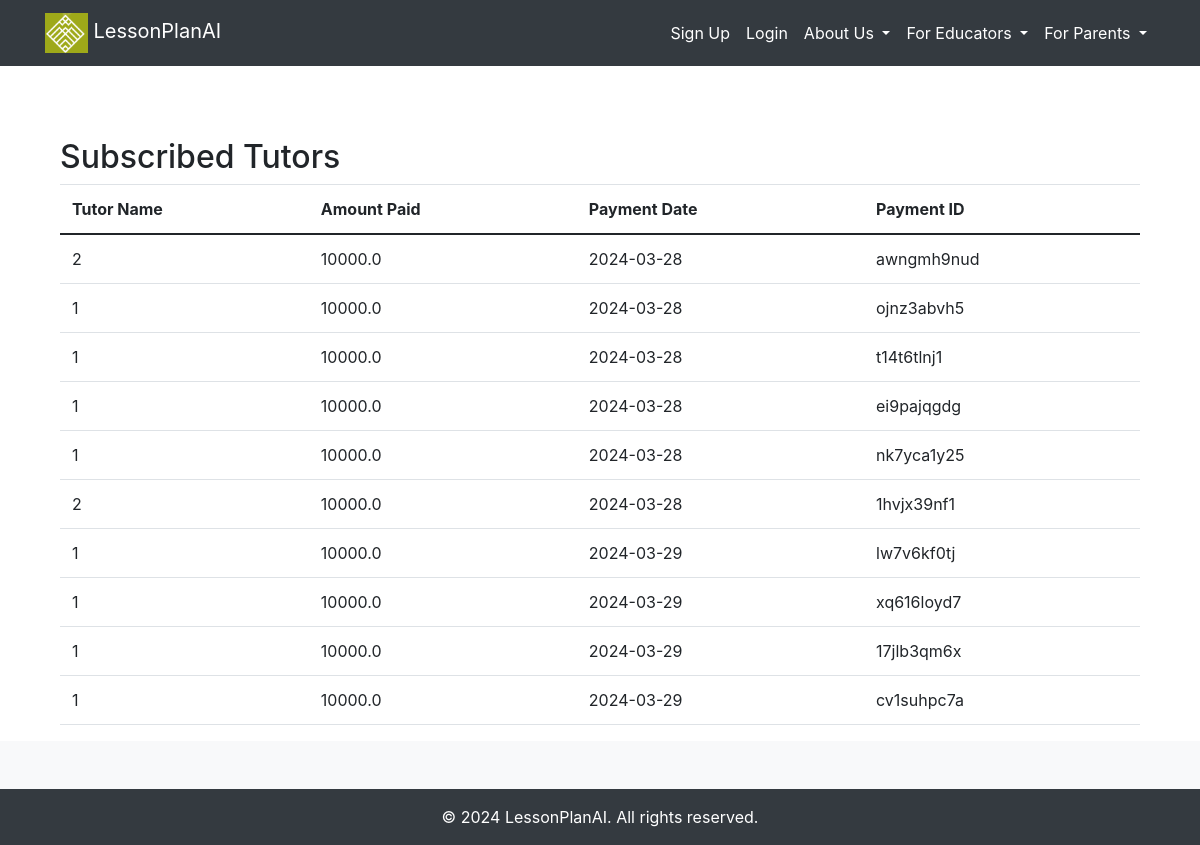
The app's page /subscribed-tutors, older data.
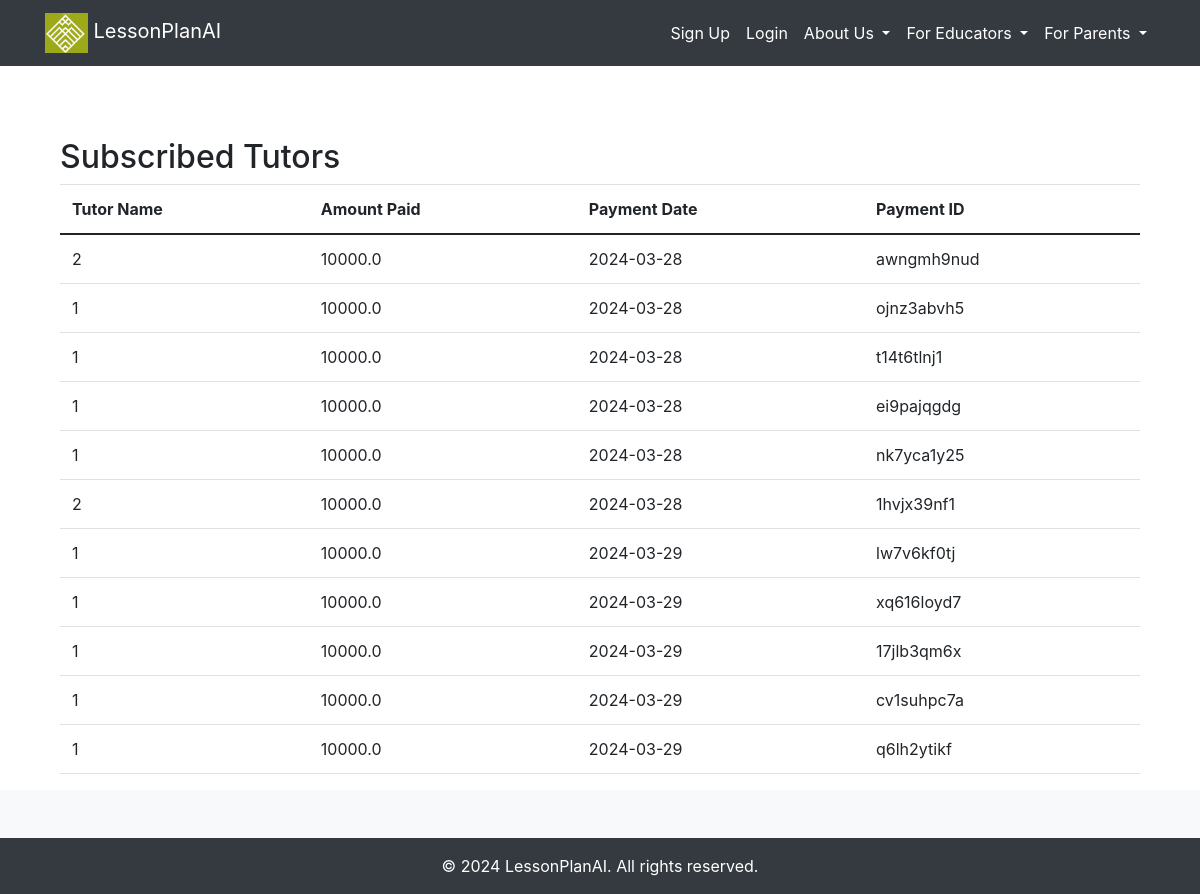
The same page, newer data.
### src/accounts/models.py (models this page shows, shortened)
class TutorFeePayment(db.Model):
    __tablename__ = "tutorfeepayment"
    id = db.Column(db.Integer, primary_key=True)
    tutor_id = db.Column(db.Integer, db.ForeignKey('tutor.id'), nullable=False)
    amount = db.Column(db.Float, nullable=False)
    payment_date = db.Column(db.Date, nullable=False)
    paystack_tutorfeepayment_id = db.Column(db.String(50), nullable=False)

### src/core/views.py (the view)
@core_bp.route('/subscribed-tutors')
def subscribed_tutors():
    tutor_fee_payments = TutorFeePayment.query.all()
    return render_template('accounts/subscribed_tutors.html', tutor_fee_payments=tutor_fee_payments)

### src/templates/accounts/subscribed_tutors.html
{% extends "_base.html" %}
{% block content %}
<div class="container mt-5">
    <h2>Subscribed Tutors</h2>
    <table class="table">
        <thead>
            <tr>
                <th>Tutor Name</th>
                <th>Amount Paid</th>
                <th>Payment Date</th>
                <th>Payment ID</th>
            </tr>
        </thead>
        <tbody>
            {% for payment in tutor_fee_payments %}
            <tr>
                <td>{{ payment.tutor_id }}</td>
                <td>{{ payment.amount }}</td>
                <td>{{ payment.payment_date.strftime('%Y-%m-%d') }}</td>
                <td>{{ payment.paystack_tutorfeepayment_id }}</td>
            </tr>
            {% endfor %}
        </tbody>
    </table>
</div>
{% endblock %}

### src/templates/_base.html (shortened to what this page needs)
<!DOCTYPE html>
<html>
<head>
    <link href="https://maxcdn.bootstrapcdn.com/bootstrap/4.5.2/css/bootstrap.min.css" rel="stylesheet">
    <link rel="stylesheet" type="text/css" href="/static/styles.css">
    <link href="https://stackpath.bootstrapcdn.com/bootstrap/4.3.1/css/bootstrap.min.css" rel="stylesheet">
    <link href="https://stackpath.bootstrapcdn.com/bootstrap/5.1.0/css/bootstrap.min.css" rel="stylesheet">
    <link rel="stylesheet" href="https://cdnjs.cloudflare.com/ajax/libs/font-awesome/6.1.1/css/all.min.css">
</head>
<body>
    {% include 'navigation.html' %}
    <div class="container mt-4">
        <div>
            {% block content %}
            {% endblock %}
        </div>
    </div>
    <div id="social-media" class="bg-light py-4">
    </div>
    <footer class="bg-dark text-white py-3">
        <div class="container text-center">
            &copy; 2024 LessonPlanAI. All rights reserved.
        </div>
    </footer>
    <link rel="stylesheet" href="https://stackpath.bootstrapcdn.com/bootstrap/4.5.2/css/bootstrap.min.css">
</body>
</html>

### src/templates/navigation.html (shortened to what this page needs)
<header>
  <nav class="navbar navbar-expand-lg navbar-dark bg-dark">
      <div class="container">
          <a class="navbar-brand" href="{{ url_for('core.home') }}">
              <img src="{{ url_for('static', filename='images/fav.png') }}" alt="Logo" class="img-fluid" style="height: 40px;">
              LessonPlanAI
          </a>
          <div class="collapse navbar-collapse" id="navbarResponsive">
              <ul class="navbar-nav ml-auto">
            {% if not current_user.is_authenticated %}
            <li class="nav-item">
              <a class="nav-link" href="{{ url_for('accounts.register') }}">Sign Up</a>
            </li>
            <li class="nav-item">
              <a class="nav-link" href="{{ url_for('accounts.login') }}">Login</a>
            </li>
            {% endif %}
          <li class="nav-item dropdown">
            <a class="nav-link dropdown-toggle" href="#" id="navbarDropdownMenuLink" role="button" data-toggle="dropdown" aria-haspopup="true" aria-expanded="false">
                About Us
            </a>
        </li>
              <li class="nav-item dropdown">
                <a class="nav-link dropdown-toggle" href="#" id="navbarDropdownMenuLink" role="button" data-toggle="dropdown" aria-haspopup="true" aria-expanded="false">
                    For Educators
                </a>
            </li>
            <li class="nav-item dropdown">
              <a class="nav-link dropdown-toggle" href="#" id="navbarDropdownMenuLink" role="button" data-toggle="dropdown" aria-haspopup="true" aria-expanded="false">
                  For Parents
              </a>
          </li>
          </ul>
        </div>
      </div>
  </header>

### src/static/styles.css (style rules this page uses)
a { text-decoration: none; }
body { display: flex; flex-direction: column; min-height: 100vh; }
#social-media { flex: 1 0 auto; }
footer { flex-shrink: 0; }
.navbar-nav .nav-link { color: white !important; }
.navbar-nav { margin-bottom: 0; }
.navbar { padding-top: 0; padding-bottom: 20px; }
table { width: 100%; border-collapse: collapse; }
th, td { border: 1px solid black; padding: 8px; text-align: left; }

Row changes from the older to the newer data that the page shows:
added TutorFeePayment: tutor_id "1", amount "10000.0", payment_date "2024-03-29", paystack_tutorfeepayment_id "q6lh2ytikf"
